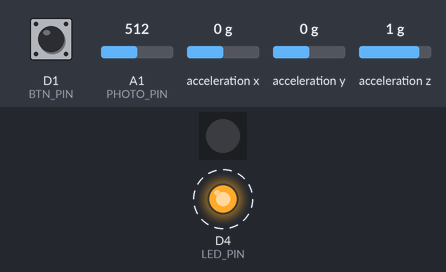
Recording of a sketch running on a simulated Arduino MKR. Shown: 1 RGB LEDs in strip order, left to right, output pins drawn as LEDs (lit = HIGH). Dashed ring = blinking. The test bench sets the inputs (shaded band); at power-on: D1 (BTN_PIN) HIGH, acceleration x 0 g, acceleration z 1 g, acceleration y 0 g, A1 (PHOTO_PIN) = 512. Dim RGB values are drawn brighter than linear; what the sketch prints to the serial monitor is not drawn.

Above: at 4.95 s.
5.3 s: D1 (BTN_PIN) pulsed LOW 2 times (0.12 s each, 0.3 s apart)
8.3 s: D1 (BTN_PIN) pulsed LOW 5 times (0.12 s each, 0.3 s apart)
At 10.7 s:
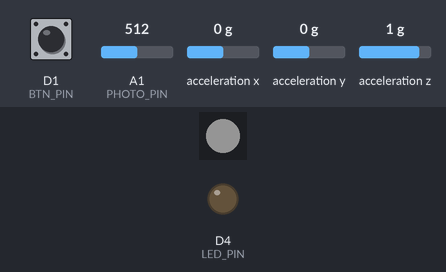
11.9 s: acceleration x set to -0.8 g
At 12.9 s:
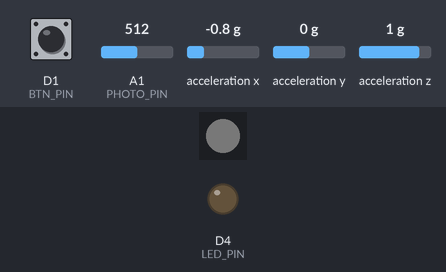
13.4 s: D1 (BTN_PIN) pulled LOW for 0.15 s
At 14.4 s:
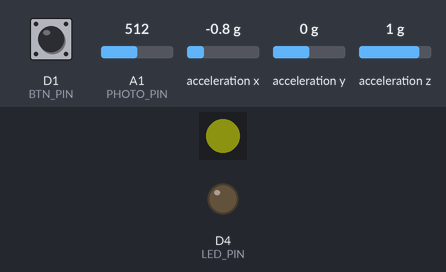
15.0 s: acceleration z set to 0 g
At 15.3 s:
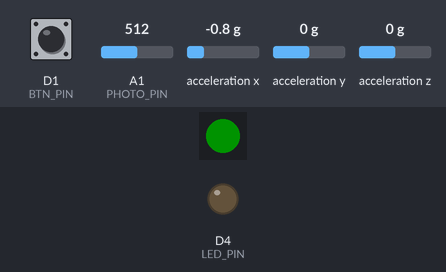
16.5 s: acceleration y set to -1.4 g
At 17.6 s:
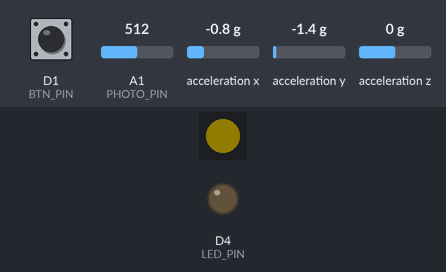
Timing chart, 0 to 19.0 s (numbered marks = the images above; inputs shaded):
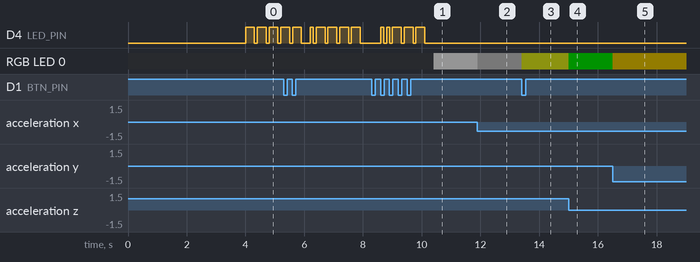

The sketch:

main.ino
```cpp
#include <config.hpp>
#include <state_indicator.hpp>
#include <night_light.hpp>
#include <wasserwaage.hpp>

int last_state = 0;
int state = 0;
bool state_indicated = false;
bool doublePressDetected = false;

volatile unsigned long lastPressTime = 0;
volatile int pressCount = 0;

void setup()
{

  Serial.begin(9600);
  delay(1000);
  Config();
  attachInterrupt(digitalPinToInterrupt(BTN_PIN), buttonISR, FALLING);
}

void loop()
{

  if (not state_indicated)
  {
    print_instruction(state);
    State_Reset();
    state_indicated = true;
    State_Indicator_Run(state);
  }

  switch (state)
  {
  case 0:

    break;
  case 1:
    NightLight_Run();
    break;
  case 2:
    Wasserwaage_Run();
    break;

  default:
    break;
  }
}

void buttonISR()
{
  unsigned long currentTime = millis();

  if (currentTime - lastPressTime < TIMEOUT)
  {
    pressCount++;
  }
  else
  {
    pressCount = 1; // Reset if too much time has passed
  }

  lastPressTime = currentTime;

  if (pressCount == 2)
  {
    triggerDoublePressAction();
  }
}

// Action triggered on double press
void triggerDoublePressAction()
{
  state = (state + 1) % NUM_STATE;
  state_indicated = false;
}

void State_Reset()
{
  last_state = abs(state - 1);

  switch (last_state)
  {
  case 0:
    NightLight_Reset();
    break;
  case 1:
    NightLight_Reset();
    break;
  case 2:
    Wasserwaage_Reset();
    break;

  default:
    break;
  }
}

void print_instruction(int state)
{
  switch (state)
  {
  case 0:
    clearSerialMonitor();
    Serial.println(".----------------------------------------------------.");
    Serial.println("|                     Chế độ chờ                     |");
    Serial.println("`----------------------------------------------------´");
    Serial.println("|                                                    |");
    Serial.println("|     Rất tiếc, không có gì ở đây cả  ┑(￣Д ￣)┍     |");
    Serial.println("|                                                    |");
    Serial.println("`----------------------------------------------------´");
    Serial.println();
    break;
  case 1:
    clearSerialMonitor();
    Serial.println(".----------------------------------------------------.");
    Serial.println("|                       Đèn đêm                      |");
    Serial.println("`----------------------------------------------------´");
    Serial.println("|                                                    |");
    Serial.println("|  Chờ trời tối và lắc, đèn sẽ sáng...  乁( ◔ ౪◔)「  |");
    Serial.println("|                                                    |");
    Serial.println("`----------------------------------------------------´");
    Serial.println();
    Serial.println("> Bấm nút một lần để đổi màu");
    break;
  case 2:
    clearSerialMonitor();
    Serial.println(".----------------------------------------------------.");
    Serial.println("|                    Wasserwaage                     |");
    Serial.println("`----------------------------------------------------´");
    Serial.println("|                                                    |");
    Serial.println("|    Thiết bị chứng mình trái đất phẳng  ミ●﹏☉ミ    |");
    Serial.println("|                                                    |");
    Serial.println("`----------------------------------------------------´");
    Serial.println();
    Serial.println("> Bấm nút một lần để đổi cách hiển thị");
    break;

  case 3:
    clearSerialMonitor();
    Serial.println(".----------------------------------------------------.");
    Serial.println("|                      ò e í e                       |");
    Serial.println("`----------------------------------------------------´");
    Serial.println("|                                                    |");
    Serial.println("|                    (づ｡◕‿‿◕｡)づ                    |");
    Serial.println("|                                                    |");
    Serial.println("`----------------------------------------------------´");
    Serial.println();
    break;

  default:
    break;
  }

  Serial.println("> Bấm nút hai lần để chuyển sang chế độ típ theo -->");
}

void clearSerialMonitor()
{
  for (int i = 0; i < 50; i++)
  {
    Serial.println();
  }
}
```

night_light.hpp
```cpp
#ifndef NIGHT_LIGHT_HPP
#define NIGHT_LIGHT_HPP

#include <config.hpp>

struct Acceleration
{
    double x;
    double y;
    double z;
    double x_old;
    double y_old;
    double z_old;
};

void NightLight_Init();
void NightLight_Run();
void NightLight_Reset();

#endif
```

state_indicator.hpp
```cpp
#ifndef STATE_INDICATOR_HPP
#define STATE_INDICATOR_HPP

#include <config.hpp>

void State_Indicator_Init();
void State_Indicator_Run(int state_number);

#endif
```

wasserwaage.hpp
```cpp
#ifndef WASSERWAAGE_HPP
#define WASSERWAAGE_HPP

#include <config.hpp>
#include <cmath>

class Vector3D
{
public:
    double x, y, z;

    Vector3D(double x, double y, double z);

    void get(double x, double y, double z);

    double magnitude() const;

    double angleWithX() const;

    double angleWithY() const;

    double angleWithZ() const;
};

void Wasserwaage_Init();
void Wasserwaage_Run();
void Wasserwaage_Reset();

#endif
```

night_light.cpp
```cpp
#include <night_light.hpp>

// Color
static char color = RED;

static Acceleration acceleration = {0, 0, 0, 0, 0, 0};

// Time
static int start = -TIME_ON;

// Function Prototype
static bool detectMotion();
static void startRGB(char color);
static void stopRGB();
static int readPhotodiode();
static void changeRGB();

void NightLight_Init()
{
    RGB_LED_Config();
    Accelerometer_Config();
    Button_Config();
}

void NightLight_Run()
{
    bool motion = detectMotion();

    int brightness = readPhotodiode();

    if (brightness < BRIGHTNESS_THRESHOLD && motion)
    {
        start = millis();
        changeRGB();
    }
    else if (millis() - start < TIME_ON)
    {
        changeRGB();
    }
    else
    {
        stopRGB();
    }
}

void NightLight_Reset()
{
    // Color
    color = RED;

    acceleration = {0, 0, 0, 0, 0, 0};

    // Time
    start = -TIME_ON;

    stopRGB();
}

static void startRGB(char color)
{
    if (color == RED)
    {
        pixels.setPixelColor(0, pixels.Color(255, 0, 0));
    }
    else if (color == GREEN)
    {
        pixels.setPixelColor(0, pixels.Color(0, 255, 0));
    }
    else if (color == BLUE)
    {
        pixels.setPixelColor(0, pixels.Color(0, 0, 255));
    }
    else if (color == WHITE)
    {
        pixels.setPixelColor(0, pixels.Color(255, 255, 255));
    }
    pixels.show();
}

static void stopRGB()
{
    pixels.clear();
    pixels.show();
}

static int readPhotodiode()
{
    int value = analogRead(PHOTO_PIN);
    return value;
}

static bool detectMotion()
{
    lis.read();

    acceleration.x_old = acceleration.x;
    acceleration.y_old = acceleration.y;
    acceleration.z_old = acceleration.z;

    acceleration.x = lis.x * ACC_CALIBRATION;
    acceleration.y = lis.y * ACC_CALIBRATION;
    acceleration.z = lis.z * ACC_CALIBRATION;

    if (abs(acceleration.x - acceleration.x_old) < ACC_DIFF_THRESHOLD && abs(acceleration.y - acceleration.y_old) < ACC_DIFF_THRESHOLD && abs(acceleration.z - acceleration.z_old) < ACC_DIFF_THRESHOLD)
    {
        return 0;
    }
    else
    {
        return 1;
    }
}

static void changeRGB()
{
    button.update();

    if (button.pressed())
    {

        color = (color + 1) % NCOLORS;
    }
    startRGB(color);
}
```

state_indicator.cpp
```cpp
#include <state_indicator.hpp>

const char *MORSE[] = {"-----", ".----", "..---", "...--", "....-",
                       ".....", "-....", "--...", "---..", "----."};

volatile unsigned long long msTicks = 0; // Variable to store millisecond ticks
static volatile unsigned long long start = 0;

volatile char morseCode[200]; // Variable to store morse code string

bool onboardLEDState = true;

// Function Prototype
static void StringToMorse(char str[]);
static void sendDot(void);
static void sendDash(void);
static void sendCharacterSpace(void);
static void sendLetterSpace(void);
static void sendWordSpace(void);
static void blinkLED(char morse[]);

void State_Indicator_Init()
{
    pinMode(LED_PIN, OUTPUT);
}

void State_Indicator_Run(int state_number)
{
    char str[20]; // Buffer to store the string
    sprintf(str, "%d", state_number);
    StringToMorse(str);
    blinkLED((char *)morseCode);
}

static void StringToMorse(char str[])
{
    strcpy((char *)morseCode, ""); // Reset morseCode

    int strlength = strlen(str);

    for (int i = 0; i < strlength; i++)
    {
        if (str[i] == ' ')
        {
            // Add two spaces to indicate word space
            strcat((char *)morseCode, "  ");
            continue;
        }
        char upperChar = toupper(str[i]);
        strcat((char *)morseCode, MORSE[upperChar - '0']);
        // If next character is a space, dont add space into morse string
        if (str[i + 1] == ' ')
        {
            continue;
        }
        // And only add one space if it is not the last letter
        if (i < strlength)
        {
            strcat((char *)morseCode, " ");
        }
    }
}

static void sendDot(void)
{
    digitalWrite(LED_PIN, onboardLEDState);
    start = msTicks;
    delay(DOT_LENGTH);
}

static void sendDash(void)
{
    digitalWrite(LED_PIN, onboardLEDState);
    start = msTicks;
    delay(3 * DOT_LENGTH);
}

static void sendCharacterSpace(void)
{
    digitalWrite(LED_PIN, !onboardLEDState);
    start = msTicks;
    delay(DOT_LENGTH);
}

static void sendLetterSpace(void)
{
    digitalWrite(LED_PIN, !onboardLEDState);
    start = msTicks;
    delay(3 * DOT_LENGTH);
}

static void sendWordSpace(void)
{
    digitalWrite(LED_PIN, !onboardLEDState);
    start = msTicks;
    delay(7 * DOT_LENGTH);
}

static void blinkLED(char morse[])
{
    int morseCodeLength = strlen(morse);

    for (int i = 0; i < morseCodeLength; i++)
    {
        if (morse[i] == '.')
        {
            sendDot();
        }
        else if (morse[i] == '-')
        {
            sendDash();
        }
        else if (morse[i] == ' ')
        {
            if (morse[i + 1] == ' ') // Detect word space
            {
                sendWordSpace();
                i++; // Skip the next space
            }
            else
            {
                sendLetterSpace();
            }
        }

        // Detect character space
        if (i < morseCodeLength - 1 && morse[i] != ' ' && morse[i + 1] != ' ')
        {
            sendCharacterSpace();
        }
    }
}
```

wasserwaage.cpp
```cpp
#include <wasserwaage.hpp>

static Vector3D vector(0, 0, 0);
static int mode = WASSERWAAGE_INTENSITY_MODE;

static void changeMode();

void Wasserwaage_Init()
{
    RGB_LED_Config();
    Accelerometer_Config();
    Button_Config();
}

void Wasserwaage_Run()
{
    changeMode();

    lis.read();
    double accx = abs(lis.x * ACC_CALIBRATION);
    double accy = abs(lis.y * ACC_CALIBRATION);
    double accz = abs(lis.z * ACC_CALIBRATION);

    vector.get(accx, accy, accz);

    if (mode == WASSERWAAGE_INTENSITY_MODE)
    {
        int I = 20 * exp(-5 * (vector.angleWithZ() / 90));
        pixels.setPixelColor(0, pixels.Color(I, I, I));
    }
    else if (mode == WASSERWAAGE_COLOR_MODE)
    {
        int R = 20 * (1 - exp(-5 * (vector.angleWithX() / 90)));
        int G = 20 * (1 - exp(-5 * (vector.angleWithY() / 90)));
        int B = 20 * exp(-5 * (vector.angleWithZ() / 90));
        pixels.setPixelColor(0, pixels.Color(R, G, B));
    }

    pixels.show();
}

void Wasserwaage_Reset()
{
    pixels.clear();
    pixels.show();
}

Vector3D::Vector3D(double x, double y, double z) : x(x), y(y), z(z) {}

double Vector3D::magnitude() const
{
    return std::sqrt(x * x + y * y + z * z);
}

double Vector3D::angleWithX() const
{
    return std::acos(x / magnitude()) * RAD_TO_DEG;
}

double Vector3D::angleWithY() const
{
    return std::acos(y / magnitude()) * RAD_TO_DEG;
}
double Vector3D::angleWithZ() const
{
    return std::acos(z / magnitude()) * RAD_TO_DEG;
}

void Vector3D::get(double x, double y, double z)
{
    this->x = x;
    this->y = y;
    this->z = z;
}

static void changeMode()
{
    button.update();

    if (button.pressed())
    {
        mode = (mode + 1) % WASSERWAAGE_NMODE;
    }
}
```

config.hpp
```cpp
#ifndef CONFIG_HPP
#define CONFIG_HPP

#include <Adafruit_NeoPixel.h>
#include <Adafruit_LIS3DH.h>
#include <Bounce2.h>
#include <night_light.hpp>

// PIN
#define BTN_PIN 1
#define DC_MOTOR_PIN 2
#define VBR_MOTOR_PIN 3
#define LED_PIN 4
#define NEOPXL_PIN 5
#define ACCEL_INT1_PIN 0
#define PHOTO_PIN A1
#define MSM_CURR_PIN A2

// Neopixel setup
#define NUMPIXELS 1

// main
#define TIMEOUT 400 // Time window (ms) for double press
#define NUM_STATE 4

// State Indicator
#define DOT_LENGTH 100 // ms

// Night Light
#define NCOLORS 4
#define RED 0
#define GREEN 1
#define BLUE 2
#define WHITE 3

#define TIME_ON 10000
#define BRIGHTNESS_THRESHOLD 10
#define ACC_CALIBRATION 1 / 1632.653
#define ACC_DIFF_THRESHOLD 0.6

// Wasserwaage
#define WASSERWAAGE_NMODE 2
#define WASSERWAAGE_INTENSITY_MODE 0
#define WASSERWAAGE_COLOR_MODE 1

// Accelerometer setup
extern Adafruit_LIS3DH lis;

extern Adafruit_NeoPixel pixels;

// Button handling
extern Bounce2::Button button;

void Config();
void RGB_LED_Config();
void Button_Config();
void Accelerometer_Config();

#endif
```

config.cpp
```cpp
#include <config.hpp>

// Accelerometer setup
Adafruit_LIS3DH lis = Adafruit_LIS3DH();

Adafruit_NeoPixel pixels(NUMPIXELS, NEOPXL_PIN, NEO_GRB + NEO_KHZ800);

// Button handling
Bounce2::Button button = Bounce2::Button();

void Config()
{
    pinMode(LED_PIN, OUTPUT);
    RGB_LED_Config();
    Button_Config();
    Accelerometer_Config();
}

void RGB_LED_Config()
{
    // Initialize Neopixel
    pixels.begin();
}

void Button_Config()
{
    // Pin setups
    pinMode(BTN_PIN, INPUT_PULLUP);
    // Initialize button debouncer
    button.attach(BTN_PIN);
    button.interval(10); // 10ms debounce interval
    button.setPressedState(LOW);
    delay(3000);
}

void Accelerometer_Config()
{
    if (!lis.begin(0x19))
    {
        Serial.println("Could not find LIS3DH accelerometer!");
        while (1)
            ;
    }
    lis.setRange(LIS3DH_RANGE_2_G);
    lis.setDataRate(LIS3DH_DATARATE_50_HZ);
    pinMode(ACCEL_INT1_PIN, INPUT_PULLUP);
}
```

Measured:
- after the input at 8.3 s, D4 (LED_PIN): goes HIGH 0.10 s, LOW 0.10 s, HIGH 0.10 s, 3 × (LOW 0.10 s, HIGH 0.30 s), then LOW, starting after 0.31 s; RGB LED 0: off → RGB(20, 20, 20) after 2.1 s
- after the input at 11.9 s, RGB LED 0: RGB(20, 20, 20) → RGB(2, 2, 2) at once
- after the input at 13.4 s, RGB LED 0: RGB(2, 2, 2) → RGB(18, 19, 2) at once
- after the input at 15.0 s, RGB LED 0: RGB(18, 19, 2) → RGB(0, 19, 0) at once
- after the input at 16.5 s, RGB LED 0: RGB(0, 19, 0) → RGB(19, 16, 0) at once
